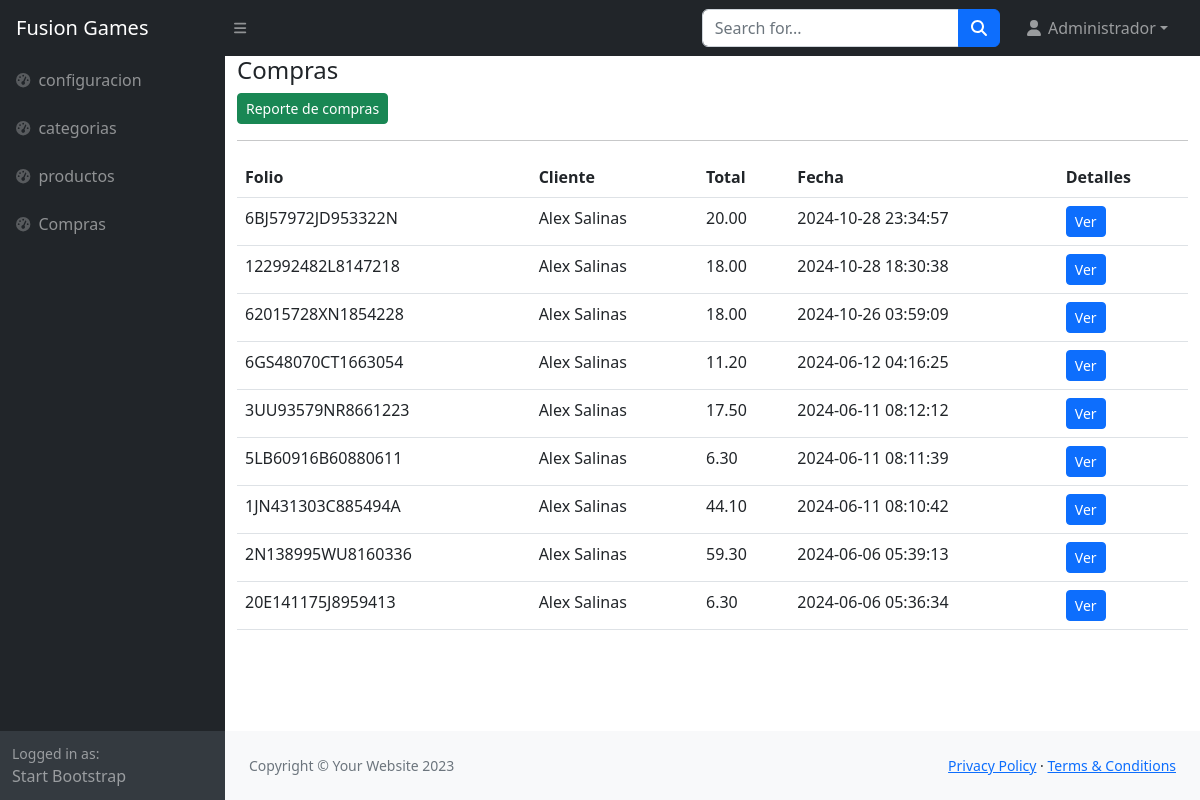
Screenshot of /admin/compras/index.php (signed in) with the database file from the repository.
### tables this page shows
CREATE TABLE `compra` (
  `id` int(11) NOT NULL,
  `id_transaccion` varchar(20) NOT NULL,
  `fecha` datetime NOT NULL,
  `status` varchar(20) NOT NULL,
  `email` varchar(50) NOT NULL,
  `id_cliente` varchar(20) NOT NULL,
  `total` decimal(10,2) NOT NULL,
  `medio_pago` varchar(10) DEFAULT NULL
);

### admin/compras/index.php (the view, shortened to what this page needs)
<?php
$db = new Database();
$con = $db->conectar();
$sql = "SELECT compra.id_transaccion, compra.fecha, compra.status, compra.total, compra.medio_pago, CONCAT(clientes.nombres,' ' ,clientes.apellidos) AS cliente
        FROM compra
        INNER JOIN clientes ON compra.id_cliente = clientes.id
        ORDER BY compra.fecha DESC";
$resultado = $con->query($sql);
require_once '../header.php';
?>
<main>
    <div class="container">
        <h4>Compras</h4>
        <a href="genera_reporte_compras.php" class="btn btn-success btn-sm">
        Reporte de compras
        </a>
        <hr>
        <table class="table">
            <thead>
                <tr>
                    <th>Folio</th>
                    <th>Cliente</th>
                    <th>Total</th>
                    <th>Fecha</th>
                    <th>Detalles</th>
                </tr>
            </thead>
            <tbody>
                <?php while ($row = $resultado->fetch(PDO::FETCH_ASSOC)) { ?>
                    <tr>
                        <td><?php echo $row['id_transaccion']; ?></td>
                        <td><?php echo $row['cliente']; ?></td>
                        <td><?php echo $row['total']; ?></td>
                        <td><?php echo $row['fecha']; ?></td>
                        <td>
                            <button type="button" class="btn btn-sm btn-primary" data-bs-toggle="modal" data-bs-target="#detalleModal" data-bs-orden="<?php echo $row['id_transaccion']; ?>">
                                Ver
                            </button>
                        </td>
                    </tr>
                <?php } ?>
            </tbody>
        </table>
    </div>
</main>
<?php include '../footer.php'; ?>

### rows the page displays
compra: id_transaccion "6BJ57972JD953322N", cliente "Alex Salinas", total "20.00", fecha "2024-10-28 23:34:57"
compra: id_transaccion "122992482L8147218", cliente "Alex Salinas", total "18.00", fecha "2024-10-28 18:30:38"
compra: id_transaccion "62015728XN1854228", cliente "Alex Salinas", total "18.00", fecha "2024-10-26 03:59:09"
compra: id_transaccion "6GS48070CT1663054", cliente "Alex Salinas", total "11.20", fecha "2024-06-12 04:16:25"
compra: id_transaccion "3UU93579NR8661223", cliente "Alex Salinas", total "17.50", fecha "2024-06-11 08:12:12"
compra: id_transaccion "5LB60916B60880611", cliente "Alex Salinas", total "6.30", fecha "2024-06-11 08:11:39"
compra: id_transaccion "1JN431303C885494A", cliente "Alex Salinas", total "44.10", fecha "2024-06-11 08:10:42"
compra: id_transaccion "2N138995WU8160336", cliente "Alex Salinas", total "59.30", fecha "2024-06-06 05:39:13"
compra: id_transaccion "20E141175J8959413", cliente "Alex Salinas", total "6.30", fecha "2024-06-06 05:36:34"

### other values shown
$_SESSION['user_name'] "Administrador"
